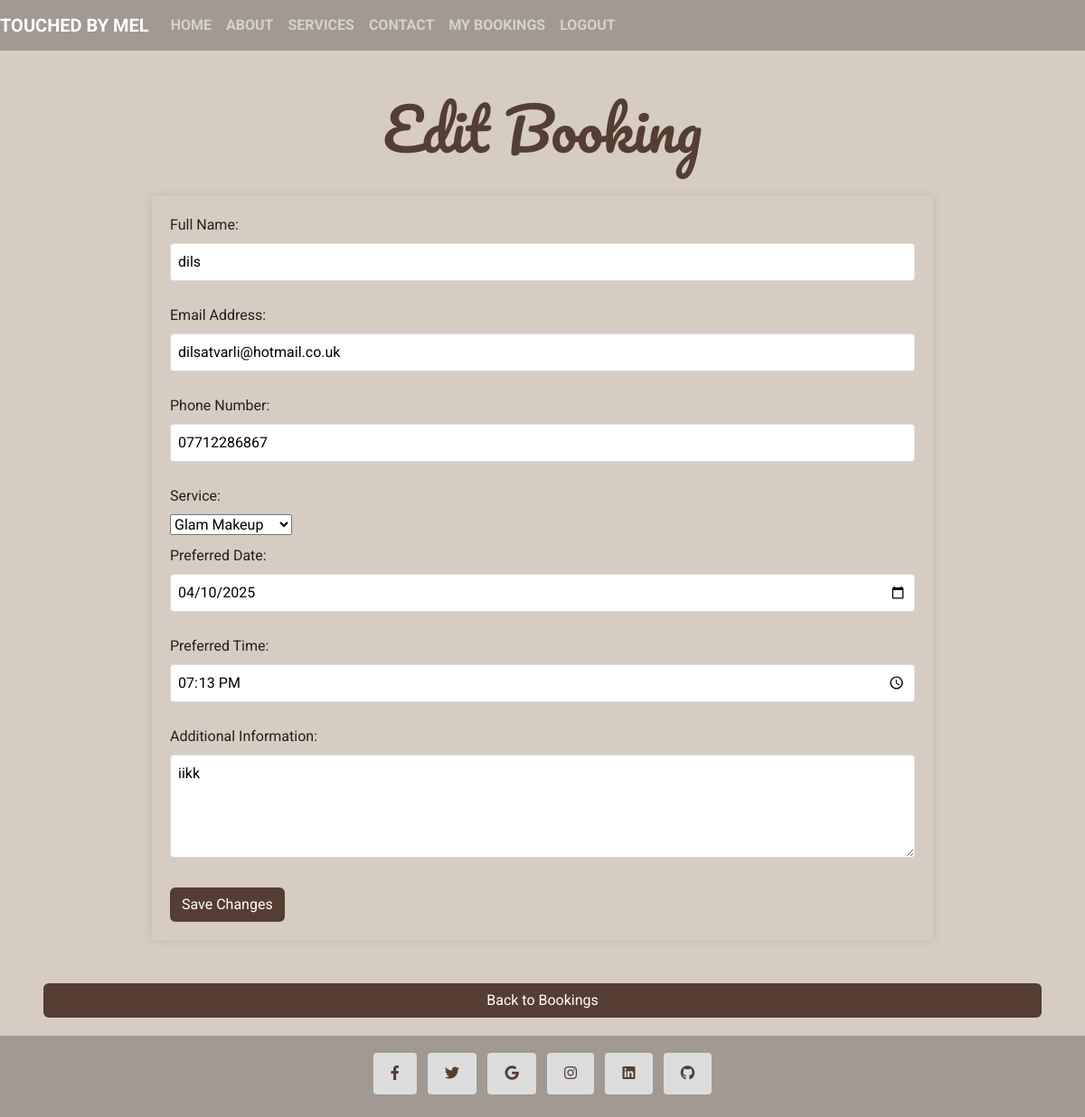
/services/bookings/edit/1/ (signed in), run on the app's committed database.
### services/models.py (models this page shows, shortened)
class Booking(models.Model):
    SERVICE_CHOICES = [
        ('natural', 'Natural Makeup'),
        ('glam', 'Glam Makeup'),
        ('bridal', 'Bridal Makeup'),
        ('hd', 'HD Makeup'),
    ]
    user = models.ForeignKey(User, on_delete=models.CASCADE)
    name = models.CharField(max_length=100)
    email = models.EmailField()
    phone = models.CharField(max_length=15)
    service = models.CharField(max_length=20, choices=SERVICE_CHOICES)
    date = models.DateField()
    time = models.TimeField()
    message = models.TextField(blank=True, null=True)
    created_at = models.DateTimeField(auto_now_add=True)

### services/views.py (the view)
@login_required
def booking_edit(request, booking_id):
    booking = get_object_or_404(Booking, id=booking_id, user=request.user)
    if request.method == 'POST':
        form = BookingForm(request.POST, instance=booking)
        if form.is_valid():
            form.save()
            return render(
                request,
                'services/bookings_list.html',
                {
                    'bookings': Booking.objects.filter(user=request.user),
                    'message': 'Booking request updated successfully!'
                }
            )
    else:
        form = BookingForm(instance=booking)
    return render(
        request, 'services/booking_edit.html',
        {'form': form, 'booking': booking}
    )

### services/forms.py
class BookingForm(forms.ModelForm):
    class Meta:
        model = Booking
        fields = ['name', 'email', 'phone', 'service', 'date', 'time',
                  'message']
        widgets = {
            'date': forms.TextInput(attrs={'type': 'date'}),
            'time': forms.TextInput(attrs={'type': 'time'}),
            'message': forms.Textarea(attrs={'rows': 4}),
        }
        labels = {
            'name': 'Full Name',
            'email': 'Email Address',
            'phone': 'Phone Number',
            'service': 'Service',
            'date': 'Preferred Date',
            'time': 'Preferred Time',
            'message': 'Additional Information',
        }

### services/templates/services/booking_edit.html (shortened to what this page needs)
{% extends 'base.html' %}
{% load static %}
{% block content %}
<h2 class="heading mt-5">Edit Booking</h2>
<div class="container px-5">
    <form method="post">
        {{ form.as_p }}
        <button type="submit" class="btn btn-color ms-auto me-1">Save Changes</button>
    </form>
</div>
<a href="{% url 'booking_list' %}" class="btn btn-color me-5 ms-5 mt-5">Back to Bookings</a>
{% endblock %}

### static/css/style.css (style rules this page uses)
body { font-family: "roboto", sans-serif; background-color: #d6ccc2; color: #22221c; }
.heading { text-align: center; font-family: "pacifico", sans-serif; color: #543e32; }
.container { font-family: "roboto", sans-serif; color: #543e32; max-width: 960px; margin: 0 auto; }
.btn-color { background-color: #543e32; color: #fff; }
h2 { font-size: 4rem; margin-bottom: 1rem; color: #543e32; text-align: center; }
form { flex: 1 1 21%; border: none; padding: 20px; box-shadow: 0 0 10px rgba(0, 0, 0, 0.1); background-color: #d6ccc2; }
label { display: block; margin-bottom: 0.5rem; color: #22221c; }
input, textarea { width: 100%; padding: 0.5rem; margin-bottom: 1rem; border: 1px solid #ddd; border-radius: 4px; }
button { padding: 0.7rem 1.2rem; border: none; border-radius: 4px; color: #22221c; font-size: 1rem; cursor: pointer; transition: background-color 0.3s ease; }
form { margin-top: 20px; }
form p { margin-bottom: 10px; }

### data on the page
Booking: name "dils", email "dilsatvarli@hotmail.co.uk", phone "07712286867", service "Glam Makeup", date "04/10/2025", time "19:13:00", message "iikk"
